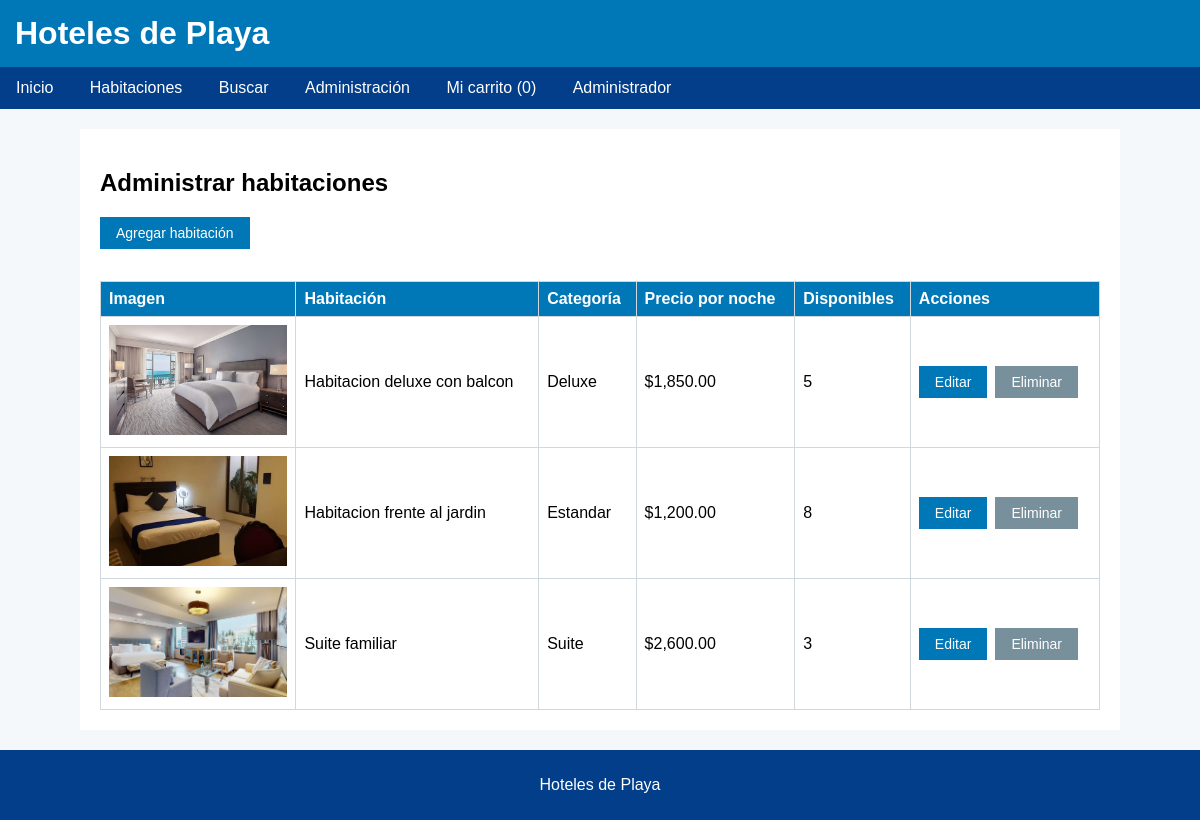
Page /admin/index.php (signed in) on the earlier database version.
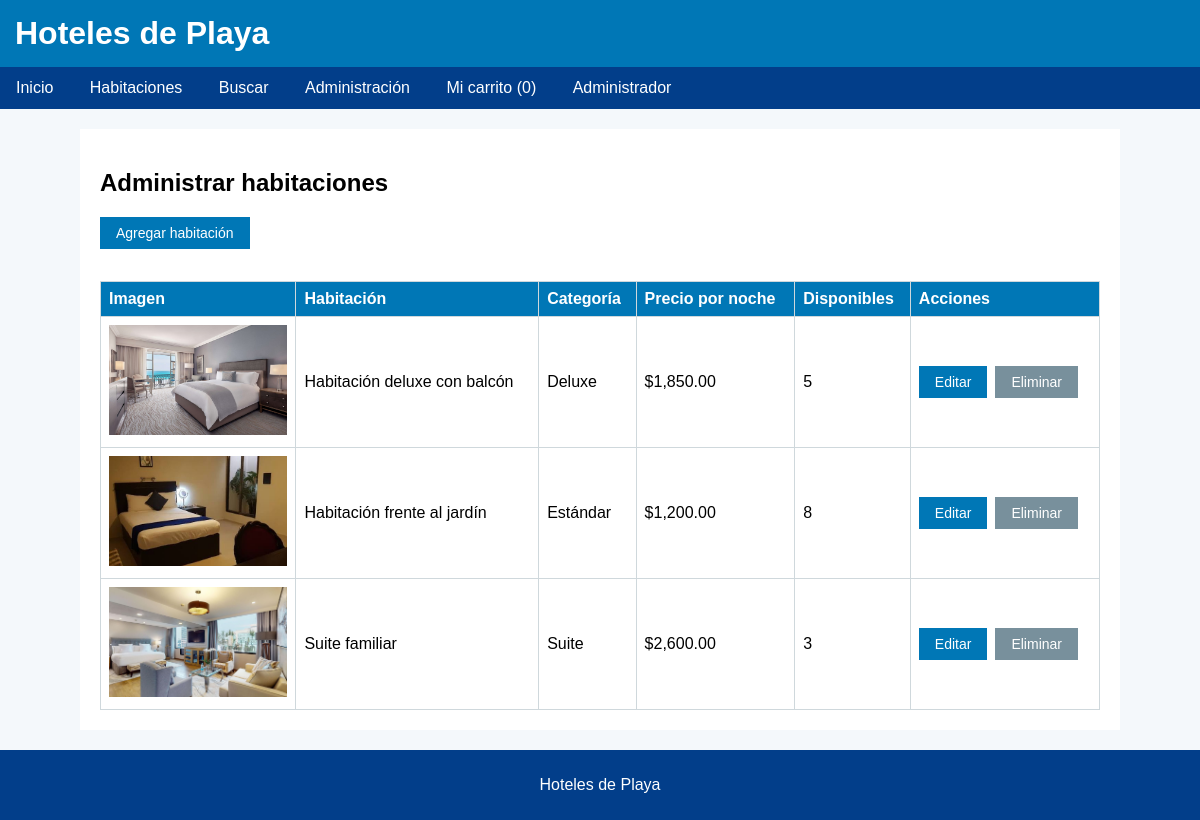
Same page on the later database version.
### tables this page shows
CREATE TABLE habitaciones (
  id INT NOT NULL AUTO_INCREMENT,
  nombre VARCHAR(100) NOT NULL,
  categoria VARCHAR(50) NOT NULL,
  descripcion VARCHAR(255) NOT NULL,
  precio DECIMAL(10,2) NOT NULL,
  disponibles INT NOT NULL,
  PRIMARY KEY (id),
  FOREIGN KEY (categoria) REFERENCES categorias (nombre)
);

### admin/index.php (the view, shortened to what this page needs)
<?php
$raiz = "../";
require_once($raiz . "includes/conexion.php");
$resultado = mysqli_query(
    $conexion,
    "SELECT h.id, h.nombre, h.categoria, h.precio, h.disponibles,
            (SELECT i.ruta FROM imagenes i WHERE i.id_habitacion = h.id ORDER BY i.id_imagen LIMIT 1) AS imagen
     FROM habitaciones h
     ORDER BY h.categoria, h.nombre"
);
$habitaciones = array();
if ($resultado) {
    while ($fila = mysqli_fetch_assoc($resultado)) {
        $habitaciones[] = $fila;
    }
}
include($raiz . "includes/encabezado.php");
?>
<link rel="stylesheet" href="admin.css">
<h2>Administrar habitaciones</h2>
<p><a href="agregar.php" class="boton">Agregar habitación</a></p>
<?php if (count($habitaciones) === 0) { ?>
    <p>No hay habitaciones registradas.</p>
<?php } else { ?>
    <div class="admin-tabla-contenedor">
        <table class="tabla admin-tabla">
            <thead>
                <tr>
                    <th>Imagen</th>
                    <th>Habitación</th>
                    <th>Categoría</th>
                    <th>Precio por noche</th>
                    <th>Disponibles</th>
                    <th>Acciones</th>
                </tr>
            </thead>
            <tbody>
                <?php foreach ($habitaciones as $habitacion) { ?>
                    <tr>
                        <td>
                            <?php if ($habitacion["imagen"] !== "" && file_exists(__DIR__ . "/../" . $habitacion["imagen"])) { ?>
                                <img src="<?php echo $raiz . htmlspecialchars($habitacion["imagen"], ENT_QUOTES, "UTF-8"); ?>"
                                     alt="<?php echo htmlspecialchars($habitacion["nombre"], ENT_QUOTES, "UTF-8"); ?>">
                            <?php } else { ?>
                                Sin imagen
                            <?php } ?>
                        </td>
                        <td><?php echo htmlspecialchars($habitacion["nombre"], ENT_QUOTES, "UTF-8"); ?></td>
                        <td><?php echo htmlspecialchars($habitacion["categoria"], ENT_QUOTES, "UTF-8"); ?></td>
                        <td>$<?php echo number_format($habitacion["precio"], 2); ?></td>
                        <td><?php echo (int)$habitacion["disponibles"]; ?></td>
                        <td>
                            <div class="admin-acciones">
                                <a href="editar.php?id=<?php echo (int)$habitacion["id"]; ?>" class="boton">Editar</a>
                                <a href="eliminar.php?id=<?php echo (int)$habitacion["id"]; ?>" class="boton boton-cancelar">Eliminar</a>
                            </div>
                        </td>
                    </tr>
                <?php } ?>
            </tbody>
        </table>
    </div>
<?php } ?>
<?php include($raiz . "includes/pie.php"); ?>

### includes/encabezado.php (shortened to what this page needs)
<?php
$rol = "";
if (isset($_SESSION["rol"])) {
    $rol = $_SESSION["rol"];
}
?>
<!DOCTYPE html>
<html lang="es">
<head>
    <link rel="stylesheet" href="<?php echo $raiz; ?>css/estilos.css">
</head>
<body>
<header class="encabezado">
    <h1>Hoteles de Playa</h1>
</header>
<nav class="menu">
    <ul>
        <li><a href="<?php echo $raiz; ?>index.php">Inicio</a></li>
        <li>
            <a href="<?php echo $raiz; ?>catalogo/index.php">Habitaciones</a>
        </li>
        <li><a href="<?php echo $raiz; ?>busqueda/index.php">Buscar</a></li>
        <?php if ($rol == "admin") { ?>
            <li>
                <a href="<?php echo $raiz; ?>admin/index.php">Administración</a>
            </li>
        <?php } ?>
        <?php if ($rol == "huesped" || $rol == "admin") { ?>
            <li><a href="<?php echo $raiz; ?>carrito/index.php">Mi carrito (<span id="contador-carrito">0</span>)</a></li>
        <?php } ?>
        <?php if ($rol == "") { ?>
            <li>
                <a href="<?php echo $raiz; ?>autenticacion/login.php">Mi cuenta</a>
                <ul class="submenu">
                    <li><a href="<?php echo $raiz; ?>autenticacion/login.php">Iniciar sesión</a></li>
                    <li><a href="<?php echo $raiz; ?>autenticacion/registro.php">Registrarse</a></li>
                </ul>
            </li>
        <?php } else { ?>
            <li>
                <a href="#"><?php echo htmlspecialchars($_SESSION["usuario_nombre"], ENT_QUOTES, "UTF-8"); ?></a>
            </li>
        <?php } ?>
    </ul>
</nav>
<main class="contenido">

### includes/pie.php (shortened to what this page needs)
</main>
<footer class="pie">
    <p>Hoteles de Playa</p>
</footer>
</body>
</html>

### css/estilos.css (style rules this page uses)
body { margin: 0; font-family: Arial, sans-serif; background-color: #f4f8fb; }
.encabezado { background-color: #0077b6; color: white; padding: 15px; }
.encabezado h1 { margin: 0; }
.menu { background-color: #023e8a; }
.menu ul { list-style: none; margin: 0; padding: 0; }
.menu > ul > li { display: inline-block; position: relative; }
.menu a { display: block; padding: 12px 16px; color: white; text-decoration: none; }
.contenido { max-width: 1000px; margin: 20px auto; padding: 20px; background-color: white; }
.pie { background-color: #023e8a; color: white; text-align: center; padding: 10px; }
.boton { display: inline-block; padding: 8px 16px; border: none; background-color: #0077b6; color: white; font-size: 14px; text-decoration: none; cursor: pointer; }
.boton-cancelar { background-color: #78909c; }
.tabla { width: 100%; margin-top: 16px; border-collapse: collapse; }
.tabla th, .tabla td { padding: 8px; border: 1px solid #cfd8dc; text-align: left; }
.tabla th { background-color: #0077b6; color: white; }

### admin/admin.css (style rules this page uses)
.admin-imagen img, .admin-tabla img { width: 100%; height: 110px; object-fit: cover; }
.admin-acciones { display: flex; flex-wrap: wrap; gap: 8px; align-items: center; }
.admin-acciones a { color: white; text-decoration: none; }
.admin-tabla { min-width: 700px; }
.admin-tabla-contenedor { overflow-x: auto; }

Differences in the rows shown:
changed habitaciones "Deluxe": nombre "Habitacion deluxe con balcon" → "Habitación deluxe con balcón"
changed habitaciones: nombre "Habitacion frente al jardin" → "Habitación frente al jardín"; categoria "Estandar" → "Estándar"
